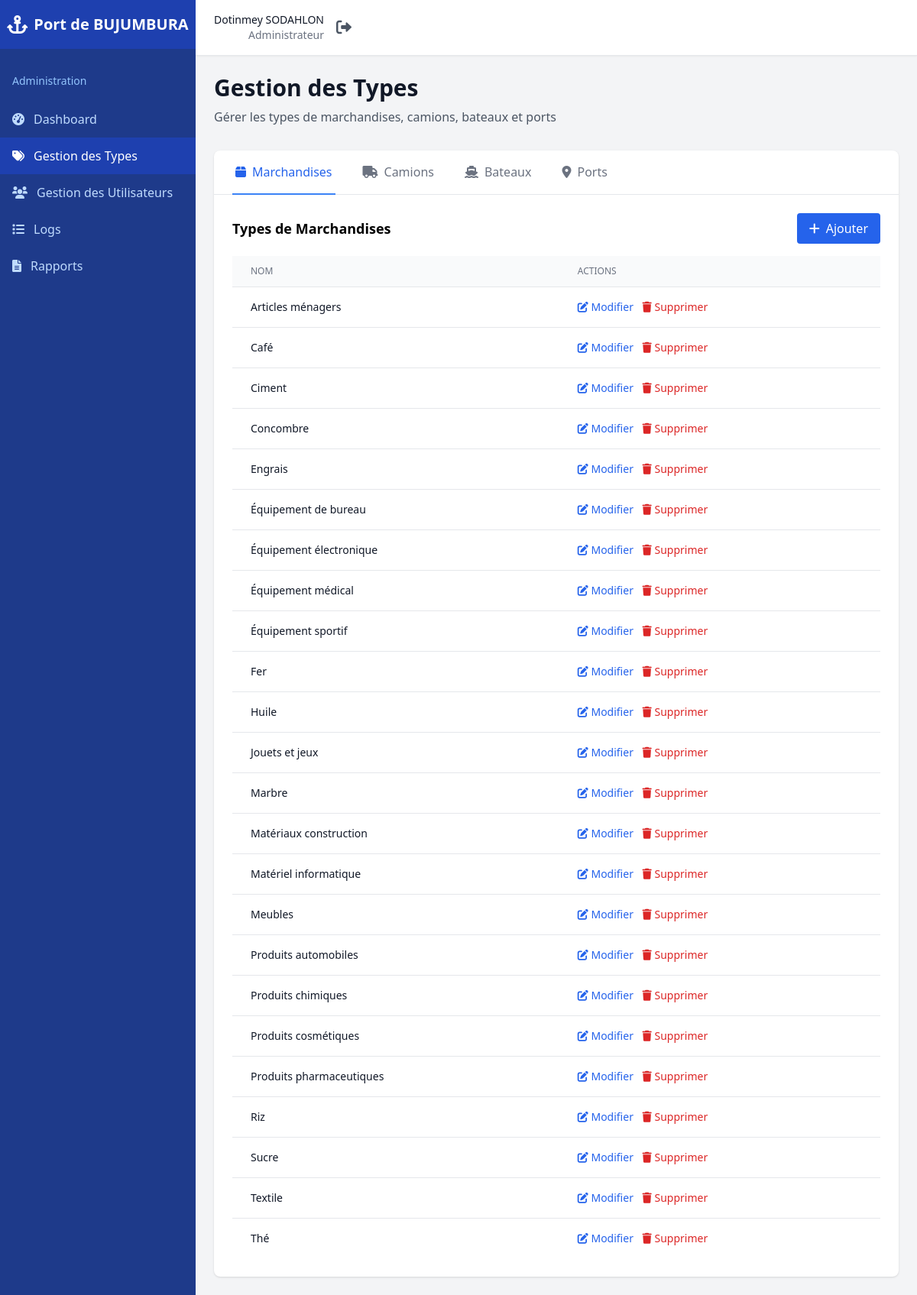
Screenshot of /admin/types.php (signed in) with the database file from the repository.
### tables this page shows
CREATE TABLE IF NOT EXISTS `types_marchandises` (
  `id` int NOT NULL AUTO_INCREMENT,
  `nom` varchar(100) NOT NULL,
  `description` text,
  `created_at` timestamp NULL DEFAULT CURRENT_TIMESTAMP,
  PRIMARY KEY (`id`)
);

### includes/auth_check.php (called while the page is built, shortened)
<?php
function getCurrentUser() {
    return [
        'id' => $_SESSION['user_id'],
        'nom' => $_SESSION['nom'],
        'prenom' => $_SESSION['prenom'],
        'email' => $_SESSION['email'],
        'role' => $_SESSION['role']
    ];
}
?>

### admin/types.php (the view, shortened to what this page needs)
<?php
require_once '../includes/auth_check.php';
$user = getCurrentUser();
$db = getDB();
$marchandises = $db->query("SELECT * FROM types_marchandises ORDER BY nom")->fetchAll();
?>
<!DOCTYPE html>
<html lang="fr">
<head>
    <script src="https://cdn.tailwindcss.com"></script>
    <link href="https://cdnjs.cloudflare.com/ajax/libs/font-awesome/6.0.0/css/all.min.css" rel="stylesheet">
</head>
<body class="bg-gray-100">
    <div class="fixed inset-y-0 left-0 w-64 bg-blue-900 text-white transform -translate-x-full lg:translate-x-0 transition-transform duration-200 ease-in-out" id="sidebar">
        <div class="flex items-center justify-center h-16 bg-blue-800">
            <i class="fas fa-anchor text-2xl mr-2"></i>
            <span class="text-xl font-bold">Port de BUJUMBURA</span>
        </div>
        <nav class="mt-8">
            <div class="px-4 mb-4">
                <p class="text-blue-300 text-sm font-medium">Administration</p>
            </div>
            <a href="dashboard.php" class="flex items-center px-4 py-3 text-blue-200 hover:bg-blue-800 hover:text-white transition duration-200">
                <i class="fas fa-tachometer-alt mr-3"></i>
                Dashboard
            </a>
            <a href="types.php" class="flex items-center px-4 py-3 text-white bg-blue-800">
                <i class="fas fa-tags mr-3"></i>
                Gestion des Types
            </a>
            <a href="users.php" class="flex items-center px-4 py-3 text-blue-200 hover:bg-blue-800 hover:text-white transition duration-200">
                <i class="fas fa-users mr-3"></i>
                Gestion des Utilisateurs
            </a>
            <a href="logs.php" class="flex items-center px-4 py-3 text-blue-200 hover:bg-blue-800 hover:text-white transition duration-200">
                <i class="fas fa-list mr-3"></i>
                Logs
            </a>
            <a href="rapports.php" class="flex items-center px-4 py-3 text-blue-200 hover:bg-blue-800 hover:text-white transition duration-200">
                <i class="fas fa-file-alt mr-3"></i>
                Rapports
            </a>
        </nav>
    </div>
    <div class="ml-0 lg:ml-64">
        <header class="bg-white shadow-sm border-b border-gray-200">
            <div class="flex items-center justify-between px-6 py-4">
                <div class="flex items-center space-x-4">
                    <div class="text-right">
                        <p class="text-sm font-medium text-gray-900"><?= htmlspecialchars($user['prenom'] . ' ' . $user['nom']) ?></p>
                        <p class="text-sm text-gray-500">Administrateur</p>
                    </div>
                    <a href="../auth/logout.php" class="text-gray-600 hover:text-gray-900">
                        <i class="fas fa-sign-out-alt text-xl"></i>
                    </a>
                </div>
            </div>
        </header>
        <main class="p-6">
            <div class="mb-8">
                <h1 class="text-3xl font-bold text-gray-900">Gestion des Types</h1>
                <p class="text-gray-600 mt-2">Gérer les types de marchandises, camions, bateaux et ports</p>
            </div>
            <div class="bg-white rounded-lg shadow">
                <div class="border-b border-gray-200">
                    <nav class="-mb-px flex space-x-8 px-6">
                        <button onclick="showTab('marchandises')" class="tab-button py-4 px-1 border-b-2 border-blue-500 text-blue-600 font-medium">
                            <i class="fas fa-box mr-2"></i>Marchandises
                        </button>
                        <button onclick="showTab('camions')" class="tab-button py-4 px-1 border-b-2 border-transparent text-gray-500 hover:text-gray-700 hover:border-gray-300 font-medium">
                            <i class="fas fa-truck mr-2"></i>Camions
                        </button>
                        <button onclick="showTab('bateaux')" class="tab-button py-4 px-1 border-b-2 border-transparent text-gray-500 hover:text-gray-700 hover:border-gray-300 font-medium">
                            <i class="fas fa-ship mr-2"></i>Bateaux
                        </button>
                        <button onclick="showTab('ports')" class="tab-button py-4 px-1 border-b-2 border-transparent text-gray-500 hover:text-gray-700 hover:border-gray-300 font-medium">
                            <i class="fas fa-map-marker-alt mr-2"></i>Ports
                        </button>
                    </nav>
                </div>
                <div class="p-6">
                    <div id="marchandises" class="tab-content">
                        <div class="flex justify-between items-center mb-4">
                            <h3 class="text-lg font-semibold">Types de Marchandises</h3>
                            <button onclick="openModal('marchandise')" class="bg-blue-600 text-white px-4 py-2 rounded hover:bg-blue-700">
                                <i class="fas fa-plus mr-2"></i>Ajouter
                            </button>
                        </div>
                        <div class="overflow-x-auto">
                            <table class="min-w-full divide-y divide-gray-200">
                                <thead class="bg-gray-50">
                                    <tr>
                                        <th class="px-6 py-3 text-left text-xs font-medium text-gray-500 uppercase">Nom</th>
                                        <th class="px-6 py-3 text-left text-xs font-medium text-gray-500 uppercase">Actions</th>
                                    </tr>
                                </thead>
                                <tbody class="bg-white divide-y divide-gray-200">
                                    <?php foreach ($marchandises as $item): ?>
                                    <tr>
                                        <td class="px-6 py-4 whitespace-nowrap text-sm font-medium text-gray-900">
                                            <?= htmlspecialchars($item['nom']) ?>
                                        </td>
                                        <td class="px-6 py-4 whitespace-nowrap text-sm font-medium space-x-2">
                                            <button onclick="editItem('marchandise', <?= $item['id'] ?>, '<?= htmlspecialchars($item['nom']) ?>')" class="text-blue-600 hover:text-blue-900">
                                                <i class="fas fa-edit"></i> Modifier
                                            </button>
                                            <button onclick="deleteItem('marchandise', <?= $item['id'] ?>)" class="text-red-600 hover:text-red-900">
                                                <i class="fas fa-trash"></i> Supprimer
                                            </button>
                                        </td>
                                    </tr>
                                    <?php endforeach; ?>
                                </tbody>
                            </table>
                        </div>
                    </div>
                </div>
            </div>
        </main>
    </div>
</body>
</html>

### rows the page displays
types_marchandises: nom "Articles ménagers"
types_marchandises: nom "Café"
types_marchandises: nom "Ciment"
types_marchandises: nom "Concombre"
types_marchandises: nom "Engrais"
types_marchandises: nom "Équipement de bureau"
types_marchandises: nom "Équipement électronique"
types_marchandises: nom "Équipement médical"
types_marchandises: nom "Équipement sportif"
types_marchandises: nom "Fer"
types_marchandises: nom "Huile"
types_marchandises: nom "Jouets et jeux"
types_marchandises: nom "Marbre"
types_marchandises: nom "Matériaux construction"
types_marchandises: nom "Matériel informatique"
types_marchandises: nom "Meubles"
types_marchandises: nom "Produits automobiles"
types_marchandises: nom "Produits chimiques"
types_marchandises: nom "Produits cosmétiques"
types_marchandises: nom "Produits pharmaceutiques"
types_marchandises: nom "Riz"
types_marchandises: nom "Sucre"
types_marchandises: nom "Textile"
types_marchandises: nom "Thé"

### other values shown
$user['prenom'] . ' ' . $user['nom'] "Dotinmey SODAHLON"
